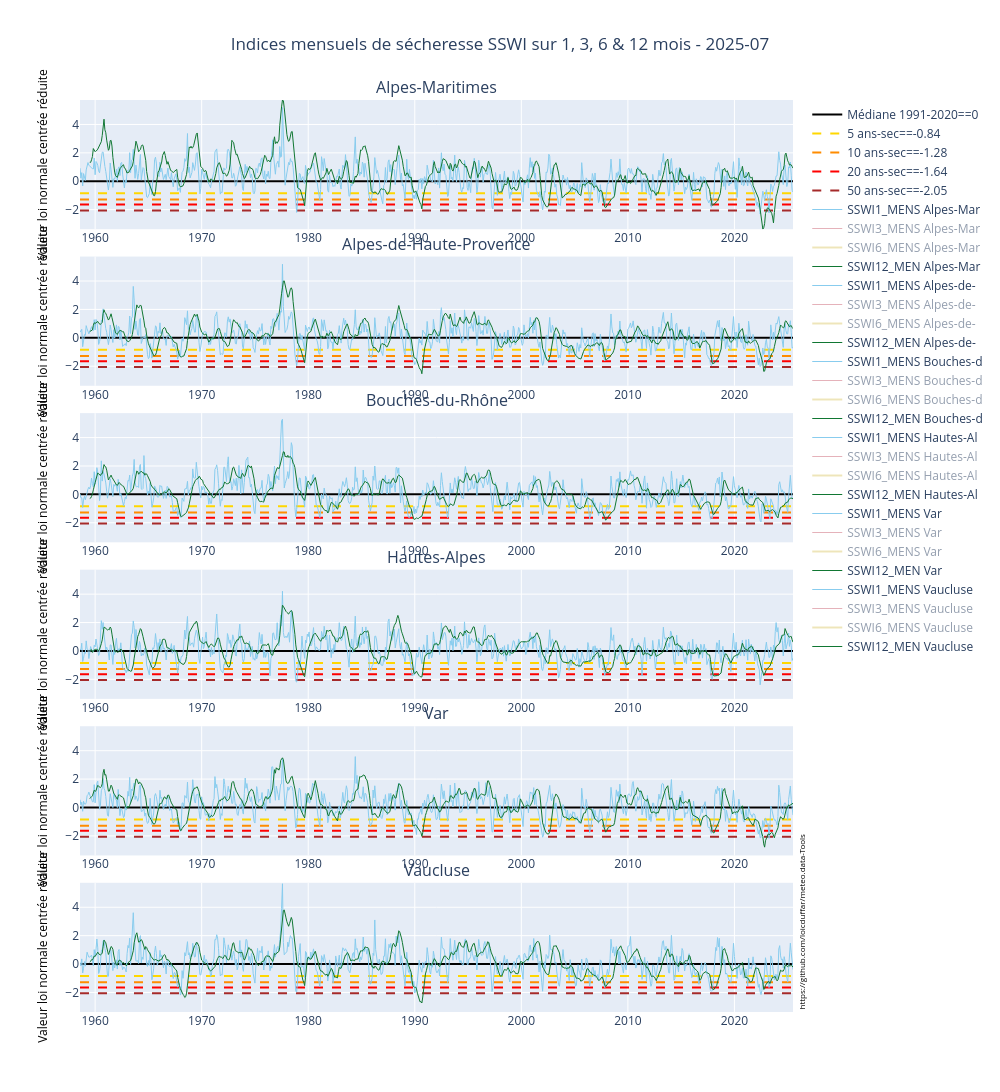

Notebook cell for this chart:
### Markdown cell above
#### 9- SSWI - Graphique chronologique (il faut que les 4 indice standardisés SSWI soient sauvegardés dans le fichier Excel par le script "traitement par maille") - OPTIONNEL
SSWI calculé sur 1, 3, 6 et 12 mois : SSWI1_MENS, SSWI3_MENS, SSWI6_MENS, SSWI12_MENS

### Code cell
#================================
# Auteur: L. Duffar
# Juillet 2025
#================================
import plotly.graph_objects as go
import plotly.express as px
import plotly
# import seaborn as sns

############## Personalisation
list_param_comp= ['SSWI1_MENS', 'SSWI3_MENS', 'SSWI6_MENS', 'SSWI12_MENS'] # Paramètres SSWI pour les graphiques chronologiques

############## Initialisaiton
print(datetime.now().strftime('%d/%m/%y %H:%M'))
# période de retour et valeur de la loi normale centrée réduite
rec_dict= {'2 ans':0, '5 ans-sec': -0.841621, '10 ans-sec': -1.281551, '20 ans-sec': -1.644854, '50 ans-sec': -2.053749, '100 ans-sec': -3.090232}
palette = px.colors.qualitative.Safe  # https://matplotlib.org/stable/users/explain/colors/colormaps.html 
# palette = sns.color_palette().as_hex()

val_min= df[list_param_comp].min().min() # valeur minimale de tous les paramètres SSWI (chaque colonne/pararmètre puis min de toutes les colonnes)
val_max= df[list_param_comp].max().max() # valeur maximale de tous les paramètres SSWI

############# Plot
# définit un subplots contenant le même nombre de graphiques que de polygones
rows= len(df.index.get_level_values(nom_colonne_polygone).unique())
fig = plotly.subplots .make_subplots(rows= rows, cols= 1, subplot_titles= df.index.get_level_values(nom_colonne_polygone).unique().to_list(),
    shared_xaxes=True, vertical_spacing=0.03)

dates= df.index.get_level_values('DATE').unique() # liste des dates uniques dans l'index du dataframe
last_date= dates[-1].strftime('%Y-%m')

# taille de la figure et tire centré
fig.update_layout(height= 300 * rows, width= 1000, 
                  title_text= 'Indices mensuels de sécheresse SSWI sur 1, 3, 6 & 12 mois - ' + last_date, title_x= 0.5,
                  hovermode= "x unified", 
                  hoverlabel= dict(bgcolor= 'rgba(255,255,255,0.8)'))

# boucle sur les polygones
for i, polygone_name in enumerate(df.index.get_level_values(nom_colonne_polygone).unique().to_list()):
    # filtre le dataframe pour le polygone
    df_polygone = df.loc[polygone_name]
    if i==0:
        showlegend= True # affiche la légende pour le premier subplot
    else:
        showlegend= False # n'affiche pas la légende pour les autres subplots
    fig.add_trace(go.Scatter(x= dates, y= [0.]*len(dates), mode='lines', name='Médiane 1991-2020==0', line=dict(color='black', dash='solid'), showlegend=showlegend),
            row=i + 1, col=1) # Zéro)= médiane
    fig.add_trace(go.Scatter(x= dates, y= [rec_dict['5 ans-sec']]*len(dates), mode='lines', name='5 ans-sec=='+str(round(rec_dict['5 ans-sec'],2)), line=dict(color='gold', dash='dash'), showlegend=showlegend),
            row=i + 1, col=1) # Zéro)= 5 ans-sec
    fig.add_trace(go.Scatter(x= dates, y= [rec_dict['10 ans-sec']]*len(dates), mode='lines', name= '10 ans-sec=='+str(round(rec_dict['10 ans-sec'],2)), line=dict(color='darkorange', dash='dash'), showlegend=showlegend),
            row=i + 1, col=1) # 10 ans-sec
    fig.add_trace(go.Scatter(x= dates, y= [rec_dict['20 ans-sec']]*len(dates), mode='lines', name='20 ans-sec=='+str(round(rec_dict['20 ans-sec'],2)), line=dict(color='red', dash='dash'), showlegend=showlegend),
            row=i + 1, col=1) # 20 ans-sec
    fig.add_trace(go.Scatter(x= dates, y= [rec_dict['50 ans-sec']]*len(dates), mode='lines', name='50 ans-sec=='+str(round(rec_dict['50 ans-sec'],2)), line=dict(color='brown', dash='dash'), showlegend=showlegend),
            row=i + 1, col=1) # 50 ans-sec
    # fig.add_trace(go.Scatter(x= dates, y=[-2.326348]*len(dates), mode='lines', name='100 ans-sec', line=dict(color='saddlebrown', dash='dash'), showlegend=showlegend),
    #         row=i + 1, col=1) # 100 ans-sec

    # boucle sur les paramètres à tracer
    for j, param in enumerate(list_param_comp):
        width= 1 # épaisseur de la ligne par défaut
        if j== 2:
            width= 2 # épaisseur de la ligne pour le SSWI6
        color = palette[j % len(palette)]  # j = index de la catégorie/mois
        visible= 'legendonly'
        if j==0 or j==3:
            visible= True # affiche les paramètres SSWI1 et SSWI12
        # trace la série temporelle pour le paramètre et le polygone
        fig.add_trace(go.Scatter(x= dates, y= df_polygone[param], mode='lines', name= param[:10] + ' ' + polygone_name[:9], 
                                 line=dict(width= width, color=color), visible= visible),
                                 row=i + 1, col=1)
    # Définit le format d'affichage des nombres dans le hover (le nom de trace déjà défini ci-dessus sera automatiqument ajouté)
    fig.update_traces(hovertemplate= '%{y:0.3f}')
    # définit le lable de l'axe y pour chaque subplot
    fig.update_yaxes(title_text= 'Valeur loi normale centrée réduite', row=i + 1, col=1,
                    title_font=dict(size=12, color='black'),                     
                    #  range=[val_min, val_max],  # définit la même échelle pour tous les subplots
                        # tickvals= np.arange(val_min, val_max + 0.1, 0.2),  # graduations de l'axe y
                        # ticktext= [f"{x:.1f}" for x in np.arange(val_min, val_max + 0.1, 0.2)],  # étiquettes des graduations
                        # ticks='outside',  # graduations à l'extérieur de l'axe
                        # showticklabels=True,  # affiche les étiquettes des graduations
                        )

# Forcer la graduation de l'axe x pour chaque subplot, sinon l'argument hovermode= "x unified" conduit à graduer uniquement le dernier subplot
for i in range(1, rows + 1):
    fig.update_xaxes(showticklabels= True, row=i, col=1)
#     # graduation sans étiquette de l'axe x toute les années
#     fig.update_xaxes(tickvals= pd.date_range(start= '1958-01-01', end= fin_periode, freq='YE'), 
#                      ticklabelmode="period",
#                      row=i, col=1)

fig.update_yaxes(range=[val_min, val_max], matches='y')
fig.add_annotation(text= "https://github.com/loicduffar/meteo.data-Tools", xref= "paper", yref= "paper", x= 1., y= 0, xanchor= "left", yanchor= "auto",
            textangle= -90, showarrow= False, font= dict(size= 8, color= "black"))  
# sauvegarde de la figure dans un fichier HTML
file_out= os.path.join(folder_out, 'SSWI_MENS_1-12_' + last_date + '.html')
fig.write_html(file_out, include_plotlyjs='cdn') # sauvegarde de la figure dans un fichier HTML
print(f"Figure sauvegardée dans {file_out}")
fig.show()

### Figure 1 — Plotly figure (JSON) as saved in the notebook; plotly's stock layout.template omitted (floating-point values rounded to 4 significant figures; data arrays with more than 128 entries replaced by an {"elided": "..."} marker saying what was removed)
{"data": [{"hovertemplate": "%{y:0.3f}", "line": {"color": "black", "dash": "solid"}, "mode": "lines", "name": "Médiane 1991-2020==0", "showlegend": true, "type": "scatter", "x": {"elided": "804 str values"}, "xaxis": "x", "y": {"elided": "804 int values"}, "yaxis": "y"}, {"hovertemplate": "%{y:0.3f}", "line": {"color": "gold", "dash": "dash"}, "mode": "lines", "name": "5 ans-sec==-0.84", "showlegend": true, "type": "scatter", "x": {"elided": "804 str values"}, "xaxis": "x", "y": {"elided": "804 float values"}, "yaxis": "y"}, {"hovertemplate": "%{y:0.3f}", "line": {"color": "darkorange", "dash": "dash"}, "mode": "lines", "name": "10 ans-sec==-1.28", "showlegend": true, "type": "scatter", "x": {"elided": "804 str values"}, "xaxis": "x", "y": {"elided": "804 float values"}, "yaxis": "y"}, {"hovertemplate": "%{y:0.3f}", "line": {"color": "red", "dash": "dash"}, "mode": "lines", "name": "20 ans-sec==-1.64", "showlegend": true, "type": "scatter", "x": {"elided": "804 str values"}, "xaxis": "x", "y": {"elided": "804 float values"}, "yaxis": "y"}, {"hovertemplate": "%{y:0.3f}", "line": {"color": "brown", "dash": "dash"}, "mode": "lines", "name": "50 ans-sec==-2.05", "showlegend": true, "type": "scatter", "x": {"elided": "804 str values"}, "xaxis": "x", "y": {"elided": "804 float values"}, "yaxis": "y"}, {"hovertemplate": "%{y:0.3f}", "line": {"color": "rgb(136, 204, 238)", "width": 1}, "mode": "lines", "name": "SSWI1_MENS Alpes-Mar", "type": "scatter", "visible": true, "x": {"elided": "804 str values"}, "xaxis": "x", "y": {"elided": "804 float values"}, "yaxis": "y"}, {"hovertemplate": "%{y:0.3f}", "line": {"color": "rgb(204, 102, 119)", "width": 1}, "mode": "lines", "name": "SSWI3_MENS Alpes-Mar", "type": "scatter", "visible": "legendonly", "x": {"elided": "804 str values"}, "xaxis": "x", "y": {"elided": "804 float values"}, "yaxis": "y"}, {"hovertemplate": "%{y:0.3f}", "line": {"color": "rgb(221, 204, 119)", "width": 2}, "mode": "lines", "name": "SSWI6_MENS Alpes-Mar", "type": "scatter", "visible": "legendonly", "x": {"elided": "804 str values"}, "xaxis": "x", "y": {"elided": "804 float values"}, "yaxis": "y"}, {"hovertemplate": "%{y:0.3f}", "line": {"color": "rgb(17, 119, 51)", "width": 1}, "mode": "lines", "name": "SSWI12_MEN Alpes-Mar", "type": "scatter", "visible": true, "x": {"elided": "804 str values"}, "xaxis": "x", "y": {"elided": "804 float values"}, "yaxis": "y"}, {"hovertemplate": "%{y:0.3f}", "line": {"color": "black", "dash": "solid"}, "mode": "lines", "name": "Médiane 1991-2020==0", "showlegend": false, "type": "scatter", "x": {"elided": "804 str values"}, "xaxis": "x2", "y": {"elided": "804 int values"}, "yaxis": "y2"}, {"hovertemplate": "%{y:0.3f}", "line": {"color": "gold", "dash": "dash"}, "mode": "lines", "name": "5 ans-sec==-0.84", "showlegend": false, "type": "scatter", "x": {"elided": "804 str values"}, "xaxis": "x2", "y": {"elided": "804 float values"}, "yaxis": "y2"}, {"hovertemplate": "%{y:0.3f}", "line": {"color": "darkorange", "dash": "dash"}, "mode": "lines", "name": "10 ans-sec==-1.28", "showlegend": false, "type": "scatter", "x": {"elided": "804 str values"}, "xaxis": "x2", "y": {"elided": "804 float values"}, "yaxis": "y2"}, {"hovertemplate": "%{y:0.3f}", "line": {"color": "red", "dash": "dash"}, "mode": "lines", "name": "20 ans-sec==-1.64", "showlegend": false, "type": "scatter", "x": {"elided": "804 str values"}, "xaxis": "x2", "y": {"elided": "804 float values"}, "yaxis": "y2"}, {"hovertemplate": "%{y:0.3f}", "line": {"color": "brown", "dash": "dash"}, "mode": "lines", "name": "50 ans-sec==-2.05", "showlegend": false, "type": "scatter", "x": {"elided": "804 str values"}, "xaxis": "x2", "y": {"elided": "804 float values"}, "yaxis": "y2"}, {"hovertemplate": "%{y:0.3f}", "line": {"color": "rgb(136, 204, 238)", "width": 1}, "mode": "lines", "name": "SSWI1_MENS Alpes-de-", "type": "scatter", "visible": true, "x": {"elided": "804 str values"}, "xaxis": "x2", "y": {"elided": "804 float values"}, "yaxis": "y2"}, {"hovertemplate": "%{y:0.3f}", "line": {"color": "rgb(204, 102, 119)", "width": 1}, "mode": "lines", "name": "SSWI3_MENS Alpes-de-", "type": "scatter", "visible": "legendonly", "x": {"elided": "804 str values"}, "xaxis": "x2", "y": {"elided": "804 float values"}, "yaxis": "y2"}, {"hovertemplate": "%{y:0.3f}", "line": {"color": "rgb(221, 204, 119)", "width": 2}, "mode": "lines", "name": "SSWI6_MENS Alpes-de-", "type": "scatter", "visible": "legendonly", "x": {"elided": "804 str values"}, "xaxis": "x2", "y": {"elided": "804 float values"}, "yaxis": "y2"}, {"hovertemplate": "%{y:0.3f}", "line": {"color": "rgb(17, 119, 51)", "width": 1}, "mode": "lines", "name": "SSWI12_MEN Alpes-de-", "type": "scatter", "visible": true, "x": {"elided": "804 str values"}, "xaxis": "x2", "y": {"elided": "804 float values"}, "yaxis": "y2"}, {"hovertemplate": "%{y:0.3f}", "line": {"color": "black", "dash": "solid"}, "mode": "lines", "name": "Médiane 1991-2020==0", "showlegend": false, "type": "scatter", "x": {"elided": "804 str values"}, "xaxis": "x3", "y": {"elided": "804 int values"}, "yaxis": "y3"}, {"hovertemplate": "%{y:0.3f}", "line": {"color": "gold", "dash": "dash"}, "mode": "lines", "name": "5 ans-sec==-0.84", "showlegend": false, "type": "scatter", "x": {"elided": "804 str values"}, "xaxis": "x3", "y": {"elided": "804 float values"}, "yaxis": "y3"}, {"hovertemplate": "%{y:0.3f}", "line": {"color": "darkorange", "dash": "dash"}, "mode": "lines", "name": "10 ans-sec==-1.28", "showlegend": false, "type": "scatter", "x": {"elided": "804 str values"}, "xaxis": "x3", "y": {"elided": "804 float values"}, "yaxis": "y3"}, {"hovertemplate": "%{y:0.3f}", "line": {"color": "red", "dash": "dash"}, "mode": "lines", "name": "20 ans-sec==-1.64", "showlegend": false, "type": "scatter", "x": {"elided": "804 str values"}, "xaxis": "x3", "y": {"elided": "804 float values"}, "yaxis": "y3"}, {"hovertemplate": "%{y:0.3f}", "line": {"color": "brown", "dash": "dash"}, "mode": "lines", "name": "50 ans-sec==-2.05", "showlegend": false, "type": "scatter", "x": {"elided": "804 str values"}, "xaxis": "x3", "y": {"elided": "804 float values"}, "yaxis": "y3"}, {"hovertemplate": "%{y:0.3f}", "line": {"color": "rgb(136, 204, 238)", "width": 1}, "mode": "lines", "name": "SSWI1_MENS Bouches-d", "type": "scatter", "visible": true, "x": {"elided": "804 str values"}, "xaxis": "x3", "y": {"elided": "804 float values"}, "yaxis": "y3"}, {"hovertemplate": "%{y:0.3f}", "line": {"color": "rgb(204, 102, 119)", "width": 1}, "mode": "lines", "name": "SSWI3_MENS Bouches-d", "type": "scatter", "visible": "legendonly", "x": {"elided": "804 str values"}, "xaxis": "x3", "y": {"elided": "804 float values"}, "yaxis": "y3"}, {"hovertemplate": "%{y:0.3f}", "line": {"color": "rgb(221, 204, 119)", "width": 2}, "mode": "lines", "name": "SSWI6_MENS Bouches-d", "type": "scatter", "visible": "legendonly", "x": {"elided": "804 str values"}, "xaxis": "x3", "y": {"elided": "804 float values"}, "yaxis": "y3"}, {"hovertemplate": "%{y:0.3f}", "line": {"color": "rgb(17, 119, 51)", "width": 1}, "mode": "lines", "name": "SSWI12_MEN Bouches-d", "type": "scatter", "visible": true, "x": {"elided": "804 str values"}, "xaxis": "x3", "y": {"elided": "804 float values"}, "yaxis": "y3"}, {"hovertemplate": "%{y:0.3f}", "line": {"color": "black", "dash": "solid"}, "mode": "lines", "name": "Médiane 1991-2020==0", "showlegend": false, "type": "scatter", "x": {"elided": "804 str values"}, "xaxis": "x4", "y": {"elided": "804 int values"}, "yaxis": "y4"}, {"hovertemplate": "%{y:0.3f}", "line": {"color": "gold", "dash": "dash"}, "mode": "lines", "name": "5 ans-sec==-0.84", "showlegend": false, "type": "scatter", "x": {"elided": "804 str values"}, "xaxis": "x4", "y": {"elided": "804 float values"}, "yaxis": "y4"}, {"hovertemplate": "%{y:0.3f}", "line": {"color": "darkorange", "dash": "dash"}, "mode": "lines", "name": "10 ans-sec==-1.28", "showlegend": false, "type": "scatter", "x": {"elided": "804 str values"}, "xaxis": "x4", "y": {"elided": "804 float values"}, "yaxis": "y4"}, {"hovertemplate": "%{y:0.3f}", "line": {"color": "red", "dash": "dash"}, "mode": "lines", "name": "20 ans-sec==-1.64", "showlegend": false, "type": "scatter", "x": {"elided": "804 str values"}, "xaxis": "x4", "y": {"elided": "804 float values"}, "yaxis": "y4"}, {"hovertemplate": "%{y:0.3f}", "line": {"color": "brown", "dash": "dash"}, "mode": "lines", "name": "50 ans-sec==-2.05", "showlegend": false, "type": "scatter", "x": {"elided": "804 str values"}, "xaxis": "x4", "y": {"elided": "804 float values"}, "yaxis": "y4"}, {"hovertemplate": "%{y:0.3f}", "line": {"color": "rgb(136, 204, 238)", "width": 1}, "mode": "lines", "name": "SSWI1_MENS Hautes-Al", "type": "scatter", "visible": true, "x": {"elided": "804 str values"}, "xaxis": "x4", "y": {"elided": "804 float values"}, "yaxis": "y4"}, {"hovertemplate": "%{y:0.3f}", "line": {"color": "rgb(204, 102, 119)", "width": 1}, "mode": "lines", "name": "SSWI3_MENS Hautes-Al", "type": "scatter", "visible": "legendonly", "x": {"elided": "804 str values"}, "xaxis": "x4", "y": {"elided": "804 float values"}, "yaxis": "y4"}, {"hovertemplate": "%{y:0.3f}", "line": {"color": "rgb(221, 204, 119)", "width": 2}, "mode": "lines", "name": "SSWI6_MENS Hautes-Al", "type": "scatter", "visible": "legendonly", "x": {"elided": "804 str values"}, "xaxis": "x4", "y": {"elided": "804 float values"}, "yaxis": "y4"}, {"hovertemplate": "%{y:0.3f}", "line": {"color": "rgb(17, 119, 51)", "width": 1}, "mode": "lines", "name": "SSWI12_MEN Hautes-Al", "type": "scatter", "visible": true, "x": {"elided": "804 str values"}, "xaxis": "x4", "y": {"elided": "804 float values"}, "yaxis": "y4"}, {"hovertemplate": "%{y:0.3f}", "line": {"color": "black", "dash": "solid"}, "mode": "lines", "name": "Médiane 1991-2020==0", "showlegend": false, "type": "scatter", "x": {"elided": "804 str values"}, "xaxis": "x5", "y": {"elided": "804 int values"}, "yaxis": "y5"}, {"hovertemplate": "%{y:0.3f}", "line": {"color": "gold", "dash": "dash"}, "mode": "lines", "name": "5 ans-sec==-0.84", "showlegend": false, "type": "scatter", "x": {"elided": "804 str values"}, "xaxis": "x5", "y": {"elided": "804 float values"}, "yaxis": "y5"}, {"hovertemplate": "%{y:0.3f}", "line": {"color": "darkorange", "dash": "dash"}, "mode": "lines", "name": "10 ans-sec==-1.28", "showlegend": false, "type": "scatter", "x": {"elided": "804 str values"}, "xaxis": "x5", "y": {"elided": "804 float values"}, "yaxis": "y5"}, {"hovertemplate": "%{y:0.3f}", "line": {"color": "red", "dash": "dash"}, "mode": "lines", "name": "20 ans-sec==-1.64", "showlegend": false, "type": "scatter", "x": {"elided": "804 str values"}, "xaxis": "x5", "y": {"elided": "804 float values"}, "yaxis": "y5"}, {"hovertemplate": "%{y:0.3f}", "line": {"color": "brown", "dash": "dash"}, "mode": "lines", "name": "50 ans-sec==-2.05", "showlegend": false, "type": "scatter", "x": {"elided": "804 str values"}, "xaxis": "x5", "y": {"elided": "804 float values"}, "yaxis": "y5"}, {"hovertemplate": "%{y:0.3f}", "line": {"color": "rgb(136, 204, 238)", "width": 1}, "mode": "lines", "name": "SSWI1_MENS Var", "type": "scatter", "visible": true, "x": {"elided": "804 str values"}, "xaxis": "x5", "y": {"elided": "804 float values"}, "yaxis": "y5"}, {"hovertemplate": "%{y:0.3f}", "line": {"color": "rgb(204, 102, 119)", "width": 1}, "mode": "lines", "name": "SSWI3_MENS Var", "type": "scatter", "visible": "legendonly", "x": {"elided": "804 str values"}, "xaxis": "x5", "y": {"elided": "804 float values"}, "yaxis": "y5"}, {"hovertemplate": "%{y:0.3f}", "line": {"color": "rgb(221, 204, 119)", "width": 2}, "mode": "lines", "name": "SSWI6_MENS Var", "type": "scatter", "visible": "legendonly", "x": {"elided": "804 str values"}, "xaxis": "x5", "y": {"elided": "804 float values"}, "yaxis": "y5"}, {"hovertemplate": "%{y:0.3f}", "line": {"color": "rgb(17, 119, 51)", "width": 1}, "mode": "lines", "name": "SSWI12_MEN Var", "type": "scatter", "visible": true, "x": {"elided": "804 str values"}, "xaxis": "x5", "y": {"elided": "804 float values"}, "yaxis": "y5"}, {"hovertemplate": "%{y:0.3f}", "line": {"color": "black", "dash": "solid"}, "mode": "lines", "name": "Médiane 1991-2020==0", "showlegend": false, "type": "scatter", "x": {"elided": "804 str values"}, "xaxis": "x6", "y": {"elided": "804 int values"}, "yaxis": "y6"}, {"hovertemplate": "%{y:0.3f}", "line": {"color": "gold", "dash": "dash"}, "mode": "lines", "name": "5 ans-sec==-0.84", "showlegend": false, "type": "scatter", "x": {"elided": "804 str values"}, "xaxis": "x6", "y": {"elided": "804 float values"}, "yaxis": "y6"}, {"hovertemplate": "%{y:0.3f}", "line": {"color": "darkorange", "dash": "dash"}, "mode": "lines", "name": "10 ans-sec==-1.28", "showlegend": false, "type": "scatter", "x": {"elided": "804 str values"}, "xaxis": "x6", "y": {"elided": "804 float values"}, "yaxis": "y6"}, {"hovertemplate": "%{y:0.3f}", "line": {"color": "red", "dash": "dash"}, "mode": "lines", "name": "20 ans-sec==-1.64", "showlegend": false, "type": "scatter", "x": {"elided": "804 str values"}, "xaxis": "x6", "y": {"elided": "804 float values"}, "yaxis": "y6"}, {"hovertemplate": "%{y:0.3f}", "line": {"color": "brown", "dash": "dash"}, "mode": "lines", "name": "50 ans-sec==-2.05", "showlegend": false, "type": "scatter", "x": {"elided": "804 str values"}, "xaxis": "x6", "y": {"elided": "804 float values"}, "yaxis": "y6"}, {"hovertemplate": "%{y:0.3f}", "line": {"color": "rgb(136, 204, 238)", "width": 1}, "mode": "lines", "name": "SSWI1_MENS Vaucluse", "type": "scatter", "visible": true, "x": {"elided": "804 str values"}, "xaxis": "x6", "y": {"elided": "804 float values"}, "yaxis": "y6"}, {"hovertemplate": "%{y:0.3f}", "line": {"color": "rgb(204, 102, 119)", "width": 1}, "mode": "lines", "name": "SSWI3_MENS Vaucluse", "type": "scatter", "visible": "legendonly", "x": {"elided": "804 str values"}, "xaxis": "x6", "y": {"elided": "804 float values"}, "yaxis": "y6"}, {"hovertemplate": "%{y:0.3f}", "line": {"color": "rgb(221, 204, 119)", "width": 2}, "mode": "lines", "name": "SSWI6_MENS Vaucluse", "type": "scatter", "visible": "legendonly", "x": {"elided": "804 str values"}, "xaxis": "x6", "y": {"elided": "804 float values"}, "yaxis": "y6"}, {"hovertemplate": "%{y:0.3f}", "line": {"color": "rgb(17, 119, 51)", "width": 1}, "mode": "lines", "name": "SSWI12_MEN Vaucluse", "type": "scatter", "visible": true, "x": {"elided": "804 str values"}, "xaxis": "x6", "y": {"elided": "804 float values"}, "yaxis": "y6"}], "layout": {"annotations": [{"font": {"size": 16}, "showarrow": false, "text": "Alpes-Maritimes", "x": 0.5, "xanchor": "center", "xref": "paper", "y": 1, "yanchor": "bottom", "yref": "paper"}, {"font": {"size": 16}, "showarrow": false, "text": "Alpes-de-Haute-Provence", "x": 0.5, "xanchor": "center", "xref": "paper", "y": 0.8283, "yanchor": "bottom", "yref": "paper"}, {"font": {"size": 16}, "showarrow": false, "text": "Bouches-du-Rhône", "x": 0.5, "xanchor": "center", "xref": "paper", "y": 0.6567, "yanchor": "bottom", "yref": "paper"}, {"font": {"size": 16}, "showarrow": false, "text": "Hautes-Alpes", "x": 0.5, "xanchor": "center", "xref": "paper", "y": 0.485, "yanchor": "bottom", "yref": "paper"}, {"font": {"size": 16}, "showarrow": false, "text": "Var", "x": 0.5, "xanchor": "center", "xref": "paper", "y": 0.3133, "yanchor": "bottom", "yref": "paper"}, {"font": {"size": 16}, "showarrow": false, "text": "Vaucluse", "x": 0.5, "xanchor": "center", "xref": "paper", "y": 0.1417, "yanchor": "bottom", "yref": "paper"}, {"font": {"color": "black", "size": 8}, "showarrow": false, "text": "https://github.com/loicduffar/meteo.data-Tools", "textangle": -90, "x": 1, "xanchor": "left", "xref": "paper", "y": 0, "yanchor": "auto", "yref": "paper"}], "height": 1800, "hoverlabel": {"bgcolor": "rgba(255,255,255,0.8)"}, "hovermode": "x unified", "title": {"text": "Indices mensuels de sécheresse SSWI sur 1, 3, 6 & 12 mois - 2025-07", "x": 0.5}, "width": 1000, "xaxis": {"anchor": "y", "domain": [0, 1], "matches": "x6", "showticklabels": true}, "xaxis2": {"anchor": "y2", "domain": [0, 1], "matches": "x6", "showticklabels": true}, "xaxis3": {"anchor": "y3", "domain": [0, 1], "matches": "x6", "showticklabels": true}, "xaxis4": {"anchor": "y4", "domain": [0, 1], "matches": "x6", "showticklabels": true}, "xaxis5": {"anchor": "y5", "domain": [0, 1], "matches": "x6", "showticklabels": true}, "xaxis6": {"anchor": "y6", "domain": [0, 1], "showticklabels": true}, "yaxis": {"anchor": "x", "domain": [0.8583, 1], "matches": "y", "range": [-3.378, 5.724], "title": {"font": {"color": "black", "size": 12}, "text": "Valeur loi normale centrée réduite"}}, "yaxis2": {"anchor": "x2", "domain": [0.6867, 0.8283], "matches": "y", "range": [-3.378, 5.724], "title": {"font": {"color": "black", "size": 12}, "text": "Valeur loi normale centrée réduite"}}, "yaxis3": {"anchor": "x3", "domain": [0.515, 0.6567], "matches": "y", "range": [-3.378, 5.724], "title": {"font": {"color": "black", "size": 12}, "text": "Valeur loi normale centrée réduite"}}, "yaxis4": {"anchor": "x4", "domain": [0.3433, 0.485], "matches": "y", "range": [-3.378, 5.724], "title": {"font": {"color": "black", "size": 12}, "text": "Valeur loi normale centrée réduite"}}, "yaxis5": {"anchor": "x5", "domain": [0.1717, 0.3133], "matches": "y", "range": [-3.378, 5.724], "title": {"font": {"color": "black", "size": 12}, "text": "Valeur loi normale centrée réduite"}}, "yaxis6": {"anchor": "x6", "domain": [0, 0.1417], "matches": "y", "range": [-3.378, 5.724], "title": {"font": {"color": "black", "size": 12}, "text": "Valeur loi normale centrée réduite"}}}}
